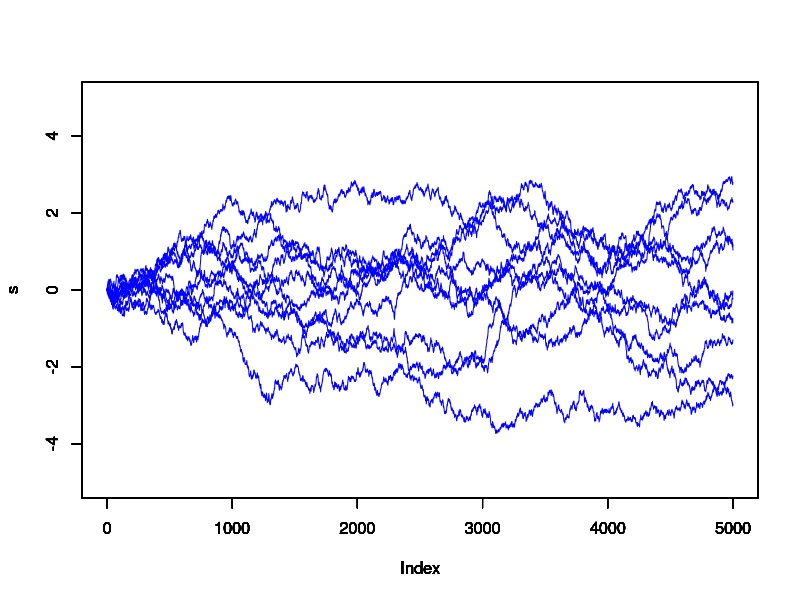

R code for this plot:
#this calculates the standard brownian motion BM(0,1)
for(j in 1:10)
{
	z<-rnorm(5000,mean=0,sd=1);
	w<-NULL;wm1<-NULL;wm2<-NULL;
	t<-seq(0,5,length.out=5000);
	w[1]=0;
	for(i in 2:5000)
	{
		w[i]=w[i-1]+(sqrt(t[i]-t[i-1]))*(z[i]);
	}
	wm1<-c(wm1,w[2]);
	wm2<-c(wm2,w[5]);
	s<-w;
	plot(s,type="l",col="blue",ylim=c(-5,5));
	par(new=TRUE);
}
k1<-var(wm1);
k2<-mean(wm2);

	



